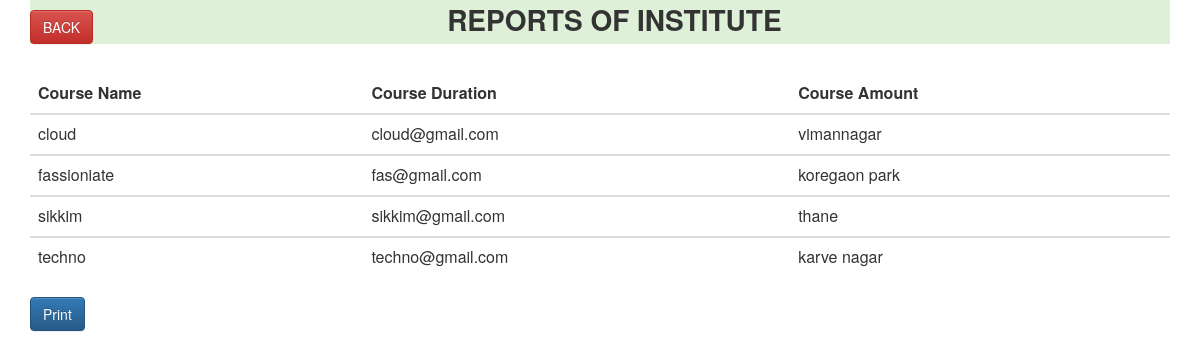
The app's page /institutereports.php with its own data.
### tables this page shows
CREATE TABLE `t_institute` (
  `i_name` varchar(50) NOT NULL,
  `i_email` varchar(50) NOT NULL,
  `location` varchar(50) NOT NULL
);

### institutereports.php (the view, shortened to what this page needs)
<?php
include 'config.php';
?>
<html>
<head>
        <link rel="stylesheet" href="bootstrap/bootstrap.min.css">
         <link rel="stylesheet" href="bootstrap/bootstrap-theme.min.css">
        <link type="text/css" rel="stylesheet" href="css/admform.css"></link>
       <link href="css/css.css" rel="stylesheet" type="text/css" />
</head>
<body class="p-3 mb-2 bg-light text-dark">
    <div class="container">
        <div class="p-3 mb-2 bg-success text-white" style="margin-bottom: 30px;">
        <span><a href="reports.php"><input type="button" value="BACK" class="btn btn-danger"></a></span>
            <b style="font-size: 28px;margin-left: 350px;">REPORTS OF INSTITUTE</b>
        </div>
            <table class="table table-hover" id="tblData">
            <thead class="thead-dark">
            <tr>
                <th>Course Name</th>
                <th>Course Duration</th>
                <th>Course Amount</th>
            </tr>
            </thead>
            <?php
            $query1=mysqli_query($con,"select * from t_institute")  ;
                while($rs1=mysqli_fetch_array($query1))
                {
                    echo "<tbody>";
                    echo "<tr>";
                    echo "<td>".$rs1[0]."</td>";
                    echo "<td>".$rs1[1]."</td>";
                    echo "<td>".$rs1[2]."</td>";
                    echo "</tr>";
                    echo "</tbody>";
                }
            ?>
            </table>
            <input type="button" onclick="window.print()" value="Print" class="toggle btn btn-primary">
        </div>
</body>
</html>

### records on screen
t_institute: i_name "cloud", i_email "cloud@gmail.com", location "vimannagar"
t_institute: i_name "fassioniate", i_email "fas@gmail.com", location "koregaon park"
t_institute: i_name "sikkim", i_email "sikkim@gmail.com", location "thane"
t_institute: i_name "techno", i_email "techno@gmail.com", location "karve nagar"
